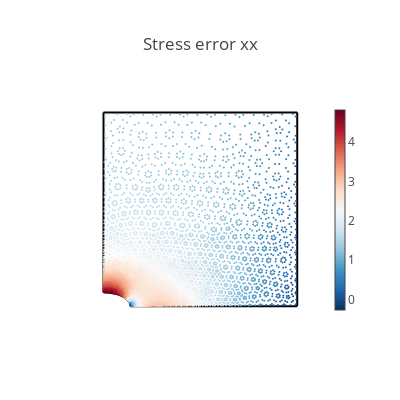
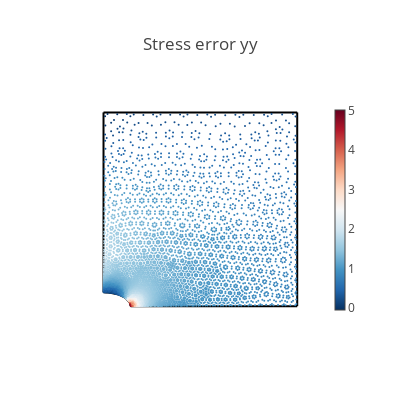
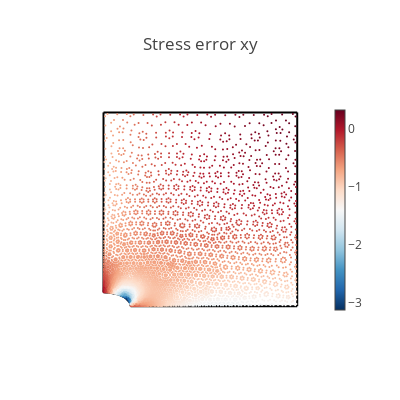
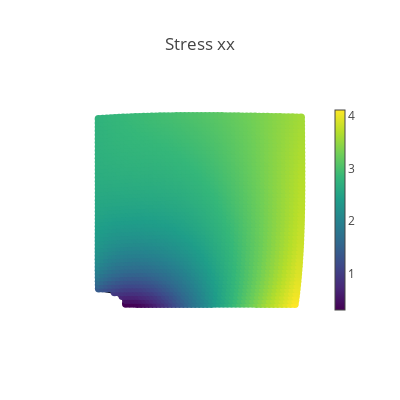

The notebook cell these images were saved under, in order:
### Code cell
# Create a validation domain different from the training domain
val_x, val_y = np.meshgrid(np.linspace(0, L, 50), np.linspace(0, L, 50))
val_domain = np.vstack([val_x.ravel(), val_y.ravel()]).T
mask = (
    ((val_domain[:, 0] ** 2) / (Rx**2)) + ((val_domain[:, 1] ** 2) / (Ry**2))
) > 1
val = torch.tensor(val_domain[mask], requires_grad=True).double()

# Compute model predictions on the validation domain
disp = net(val)
def_val = val + disp
stress = torch.vmap(sigma)(val)
mises = torch.sqrt(
    stress[:, 0, 0] ** 2
    + stress[:, 1, 1] ** 2
    - stress[:, 0, 0] * stress[:, 1, 1]
    + 3 * stress[:, 0, 1] ** 2
)
# print([loss.item() for loss in compute_les(val)])


@torch.no_grad()
def make_plot(x, y, variable, title, cmap=sequential.Viridis, size=8.0):
    fig = go.Figure()

    # Plot boundaries
    m = dict(color="black")
    fig.add_trace(go.Scatter(x=top[:, 0], y=top[:, 1], mode="lines", marker=m))
    fig.add_trace(go.Scatter(x=bottom[:, 0], y=bottom[:, 1], mode="lines", marker=m))
    fig.add_trace(go.Scatter(x=left[:, 0], y=left[:, 1], mode="lines", marker=m))
    fig.add_trace(go.Scatter(x=right[:, 0], y=right[:, 1], mode="lines", marker=m))
    fig.add_trace(go.Scatter(x=hole[:, 0], y=hole[:, 1], mode="lines", marker=m))

    # Plot variable values
    m = dict(color=variable, colorscale=cmap, size=size, colorbar=dict(thickness=10))
    fig.add_trace(go.Scatter(x=x, y=y, marker=m, mode="markers"))

    # plot settings
    fig.layout.yaxis.scaleanchor = "x"
    fig.update_layout(
        template="none", width=400, height=400, title=title, showlegend=False
    )
    fig.update_xaxes(visible=False)
    fig.update_yaxes(visible=False)
    fig.show()


# Compute data error
s_data = data_output[:, 0:3]
s_pred = torch.vmap(sigma)(data_input[:, 0:2])
ds_xx = s_data[:, 0] - s_pred[:, 0, 0]
ds_yy = s_data[:, 1] - s_pred[:, 1, 1]
ds_xy = s_data[:, 2] - s_pred[:, 0, 1]


# Plot stress errors
cmap = sequential.RdBu_r
make_plot(*data_input[:, 0:2].T, ds_xx, "Stress error xx", size=2.0, cmap=cmap)
make_plot(*data_input[:, 0:2].T, ds_yy, "Stress error yy", size=2.0, cmap=cmap)
make_plot(*data_input[:, 0:2].T, ds_xy, "Stress error xy", size=2.0, cmap=cmap)

# Plot stresses
make_plot(*def_val.T, stress[:, 0, 0], "Stress xx")
make_plot(*def_val.T, stress[:, 0, 1], "Stress xy")
make_plot(*def_val.T, stress[:, 1, 1], "Stress yy")
make_plot(*def_val.T, mises, "Mises stress")

# Plot displacements
make_plot(*def_val.T, disp[:, 0], "Displacement in x", cmap=sequential.Inferno)
make_plot(*def_val.T, disp[:, 1], "Displacement in y", cmap=sequential.Inferno)

### Figure 1 — Plotly figure (JSON) as saved in the notebook; plotly's stock layout.template omitted (floating-point values rounded to 4 significant figures; data arrays with more than 128 entries replaced by an {"elided": "..."} marker saying what was removed)
{"data": [{"marker": {"color": "black"}, "mode": "lines", "type": "scatter", "x": [0, 0.02564, 0.05128, 0.07692, 0.1026, 0.1282, 0.1538, 0.1795, 0.2051, 0.2308, 0.2564, 0.2821, 0.3077, 0.3333, 0.359, 0.3846, 0.4103, 0.4359, 0.4615, 0.4872, 0.5128, 0.5385, 0.5641, 0.5897, 0.6154, 0.641, 0.6667, 0.6923, 0.7179, 0.7436, 0.7692, 0.7949, 0.8205, 0.8462, 0.8718, 0.8974, 0.9231, 0.9487, 0.9744, 1], "y": [1, 1, 1, 1, 1, 1, 1, 1, 1, 1, 1, 1, 1, 1, 1, 1, 1, 1, 1, 1, 1, 1, 1, 1, 1, 1, 1, 1, 1, 1, 1, 1, 1, 1, 1, 1, 1, 1, 1, 1]}, {"marker": {"color": "black"}, "mode": "lines", "type": "scatter", "x": [0.14, 0.1661, 0.1921, 0.2182, 0.2442, 0.2703, 0.2964, 0.3224, 0.3485, 0.3745, 0.4006, 0.4267, 0.4527, 0.4788, 0.5048, 0.5309, 0.557, 0.583, 0.6091, 0.6352, 0.6612, 0.6873, 0.7133, 0.7394, 0.7655, 0.7915, 0.8176, 0.8436, 0.8697, 0.8958, 0.9218, 0.9479, 0.9739, 1], "y": [0, 0, 0, 0, 0, 0, 0, 0, 0, 0, 0, 0, 0, 0, 0, 0, 0, 0, 0, 0, 0, 0, 0, 0, 0, 0, 0, 0, 0, 0, 0, 0, 0, 0]}, {"marker": {"color": "black"}, "mode": "lines", "type": "scatter", "x": [0, 0, 0, 0, 0, 0, 0, 0, 0, 0, 0, 0, 0, 0, 0, 0, 0, 0, 0, 0, 0, 0, 0, 0, 0, 0, 0, 0, 0, 0, 0, 0, 0, 0, 0, 0, 0], "y": [0.07143, 0.09722, 0.123, 0.1488, 0.1746, 0.2004, 0.2262, 0.252, 0.2778, 0.3036, 0.3294, 0.3552, 0.381, 0.4067, 0.4325, 0.4583, 0.4841, 0.5099, 0.5357, 0.5615, 0.5873, 0.6131, 0.6389, 0.6647, 0.6905, 0.7163, 0.7421, 0.7679, 0.7937, 0.8194, 0.8452, 0.871, 0.8968, 0.9226, 0.9484, 0.9742, 1]}, {"marker": {"color": "black"}, "mode": "lines", "type": "scatter", "x": [1, 1, 1, 1, 1, 1, 1, 1, 1, 1, 1, 1, 1, 1, 1, 1, 1, 1, 1, 1, 1, 1, 1, 1, 1, 1, 1, 1, 1, 1, 1, 1, 1, 1, 1, 1, 1, 1, 1, 1], "y": [0, 0.02564, 0.05128, 0.07692, 0.1026, 0.1282, 0.1538, 0.1795, 0.2051, 0.2308, 0.2564, 0.2821, 0.3077, 0.3333, 0.359, 0.3846, 0.4103, 0.4359, 0.4615, 0.4872, 0.5128, 0.5385, 0.5641, 0.5897, 0.6154, 0.641, 0.6667, 0.6923, 0.7179, 0.7436, 0.7692, 0.7949, 0.8205, 0.8462, 0.8718, 0.8974, 0.9231, 0.9487, 0.9744, 1]}, {"marker": {"color": "black"}, "mode": "lines", "type": "scatter", "x": [0.14, 0.1393, 0.1373, 0.134, 0.1293, 0.1235, 0.1164, 0.1082, 0.09899, 0.08882, 0.07778, 0.066, 0.05358, 0.04064, 0.02731, 0.01372, 8.573e-18], "y": [0, 0.007001, 0.01394, 0.02073, 0.02733, 0.03367, 0.03968, 0.04531, 0.05051, 0.05522, 0.05939, 0.06299, 0.06599, 0.06835, 0.07006, 0.07108, 0.07143]}, {"marker": {"color": {"elided": "5526 float values"}, "colorbar": {"thickness": 10}, "colorscale": [[0, "rgb(5,48,97)"], [0.1, "rgb(33,102,172)"], [0.2, "rgb(67,147,195)"], [0.3, "rgb(146,197,222)"], [0.4, "rgb(209,229,240)"], [0.5, "rgb(247,247,247)"], [0.6, "rgb(253,219,199)"], [0.7, "rgb(244,165,130)"], [0.8, "rgb(214,96,77)"], [0.9, "rgb(178,24,43)"], [1, "rgb(103,0,31)"]], "size": 2}, "mode": "markers", "type": "scatter", "x": {"elided": "5526 float values"}, "y": {"elided": "5526 float values"}}], "layout": {"height": 400, "showlegend": false, "title": {"text": "Stress error xx"}, "width": 400, "xaxis": {"visible": false}, "yaxis": {"scaleanchor": "x", "visible": false}}}

### Figure 2 — Plotly figure (JSON) as saved in the notebook; plotly's stock layout.template omitted (floating-point values rounded to 4 significant figures; data arrays with more than 128 entries replaced by an {"elided": "..."} marker saying what was removed)
{"data": [{"marker": {"color": "black"}, "mode": "lines", "type": "scatter", "x": [0, 0.02564, 0.05128, 0.07692, 0.1026, 0.1282, 0.1538, 0.1795, 0.2051, 0.2308, 0.2564, 0.2821, 0.3077, 0.3333, 0.359, 0.3846, 0.4103, 0.4359, 0.4615, 0.4872, 0.5128, 0.5385, 0.5641, 0.5897, 0.6154, 0.641, 0.6667, 0.6923, 0.7179, 0.7436, 0.7692, 0.7949, 0.8205, 0.8462, 0.8718, 0.8974, 0.9231, 0.9487, 0.9744, 1], "y": [1, 1, 1, 1, 1, 1, 1, 1, 1, 1, 1, 1, 1, 1, 1, 1, 1, 1, 1, 1, 1, 1, 1, 1, 1, 1, 1, 1, 1, 1, 1, 1, 1, 1, 1, 1, 1, 1, 1, 1]}, {"marker": {"color": "black"}, "mode": "lines", "type": "scatter", "x": [0.14, 0.1661, 0.1921, 0.2182, 0.2442, 0.2703, 0.2964, 0.3224, 0.3485, 0.3745, 0.4006, 0.4267, 0.4527, 0.4788, 0.5048, 0.5309, 0.557, 0.583, 0.6091, 0.6352, 0.6612, 0.6873, 0.7133, 0.7394, 0.7655, 0.7915, 0.8176, 0.8436, 0.8697, 0.8958, 0.9218, 0.9479, 0.9739, 1], "y": [0, 0, 0, 0, 0, 0, 0, 0, 0, 0, 0, 0, 0, 0, 0, 0, 0, 0, 0, 0, 0, 0, 0, 0, 0, 0, 0, 0, 0, 0, 0, 0, 0, 0]}, {"marker": {"color": "black"}, "mode": "lines", "type": "scatter", "x": [0, 0, 0, 0, 0, 0, 0, 0, 0, 0, 0, 0, 0, 0, 0, 0, 0, 0, 0, 0, 0, 0, 0, 0, 0, 0, 0, 0, 0, 0, 0, 0, 0, 0, 0, 0, 0], "y": [0.07143, 0.09722, 0.123, 0.1488, 0.1746, 0.2004, 0.2262, 0.252, 0.2778, 0.3036, 0.3294, 0.3552, 0.381, 0.4067, 0.4325, 0.4583, 0.4841, 0.5099, 0.5357, 0.5615, 0.5873, 0.6131, 0.6389, 0.6647, 0.6905, 0.7163, 0.7421, 0.7679, 0.7937, 0.8194, 0.8452, 0.871, 0.8968, 0.9226, 0.9484, 0.9742, 1]}, {"marker": {"color": "black"}, "mode": "lines", "type": "scatter", "x": [1, 1, 1, 1, 1, 1, 1, 1, 1, 1, 1, 1, 1, 1, 1, 1, 1, 1, 1, 1, 1, 1, 1, 1, 1, 1, 1, 1, 1, 1, 1, 1, 1, 1, 1, 1, 1, 1, 1, 1], "y": [0, 0.02564, 0.05128, 0.07692, 0.1026, 0.1282, 0.1538, 0.1795, 0.2051, 0.2308, 0.2564, 0.2821, 0.3077, 0.3333, 0.359, 0.3846, 0.4103, 0.4359, 0.4615, 0.4872, 0.5128, 0.5385, 0.5641, 0.5897, 0.6154, 0.641, 0.6667, 0.6923, 0.7179, 0.7436, 0.7692, 0.7949, 0.8205, 0.8462, 0.8718, 0.8974, 0.9231, 0.9487, 0.9744, 1]}, {"marker": {"color": "black"}, "mode": "lines", "type": "scatter", "x": [0.14, 0.1393, 0.1373, 0.134, 0.1293, 0.1235, 0.1164, 0.1082, 0.09899, 0.08882, 0.07778, 0.066, 0.05358, 0.04064, 0.02731, 0.01372, 8.573e-18], "y": [0, 0.007001, 0.01394, 0.02073, 0.02733, 0.03367, 0.03968, 0.04531, 0.05051, 0.05522, 0.05939, 0.06299, 0.06599, 0.06835, 0.07006, 0.07108, 0.07143]}, {"marker": {"color": {"elided": "5526 float values"}, "colorbar": {"thickness": 10}, "colorscale": [[0, "rgb(5,48,97)"], [0.1, "rgb(33,102,172)"], [0.2, "rgb(67,147,195)"], [0.3, "rgb(146,197,222)"], [0.4, "rgb(209,229,240)"], [0.5, "rgb(247,247,247)"], [0.6, "rgb(253,219,199)"], [0.7, "rgb(244,165,130)"], [0.8, "rgb(214,96,77)"], [0.9, "rgb(178,24,43)"], [1, "rgb(103,0,31)"]], "size": 2}, "mode": "markers", "type": "scatter", "x": {"elided": "5526 float values"}, "y": {"elided": "5526 float values"}}], "layout": {"height": 400, "showlegend": false, "title": {"text": "Stress error yy"}, "width": 400, "xaxis": {"visible": false}, "yaxis": {"scaleanchor": "x", "visible": false}}}

### Figure 3 — Plotly figure (JSON) as saved in the notebook; plotly's stock layout.template omitted (floating-point values rounded to 4 significant figures; data arrays with more than 128 entries replaced by an {"elided": "..."} marker saying what was removed)
{"data": [{"marker": {"color": "black"}, "mode": "lines", "type": "scatter", "x": [0, 0.02564, 0.05128, 0.07692, 0.1026, 0.1282, 0.1538, 0.1795, 0.2051, 0.2308, 0.2564, 0.2821, 0.3077, 0.3333, 0.359, 0.3846, 0.4103, 0.4359, 0.4615, 0.4872, 0.5128, 0.5385, 0.5641, 0.5897, 0.6154, 0.641, 0.6667, 0.6923, 0.7179, 0.7436, 0.7692, 0.7949, 0.8205, 0.8462, 0.8718, 0.8974, 0.9231, 0.9487, 0.9744, 1], "y": [1, 1, 1, 1, 1, 1, 1, 1, 1, 1, 1, 1, 1, 1, 1, 1, 1, 1, 1, 1, 1, 1, 1, 1, 1, 1, 1, 1, 1, 1, 1, 1, 1, 1, 1, 1, 1, 1, 1, 1]}, {"marker": {"color": "black"}, "mode": "lines", "type": "scatter", "x": [0.14, 0.1661, 0.1921, 0.2182, 0.2442, 0.2703, 0.2964, 0.3224, 0.3485, 0.3745, 0.4006, 0.4267, 0.4527, 0.4788, 0.5048, 0.5309, 0.557, 0.583, 0.6091, 0.6352, 0.6612, 0.6873, 0.7133, 0.7394, 0.7655, 0.7915, 0.8176, 0.8436, 0.8697, 0.8958, 0.9218, 0.9479, 0.9739, 1], "y": [0, 0, 0, 0, 0, 0, 0, 0, 0, 0, 0, 0, 0, 0, 0, 0, 0, 0, 0, 0, 0, 0, 0, 0, 0, 0, 0, 0, 0, 0, 0, 0, 0, 0]}, {"marker": {"color": "black"}, "mode": "lines", "type": "scatter", "x": [0, 0, 0, 0, 0, 0, 0, 0, 0, 0, 0, 0, 0, 0, 0, 0, 0, 0, 0, 0, 0, 0, 0, 0, 0, 0, 0, 0, 0, 0, 0, 0, 0, 0, 0, 0, 0], "y": [0.07143, 0.09722, 0.123, 0.1488, 0.1746, 0.2004, 0.2262, 0.252, 0.2778, 0.3036, 0.3294, 0.3552, 0.381, 0.4067, 0.4325, 0.4583, 0.4841, 0.5099, 0.5357, 0.5615, 0.5873, 0.6131, 0.6389, 0.6647, 0.6905, 0.7163, 0.7421, 0.7679, 0.7937, 0.8194, 0.8452, 0.871, 0.8968, 0.9226, 0.9484, 0.9742, 1]}, {"marker": {"color": "black"}, "mode": "lines", "type": "scatter", "x": [1, 1, 1, 1, 1, 1, 1, 1, 1, 1, 1, 1, 1, 1, 1, 1, 1, 1, 1, 1, 1, 1, 1, 1, 1, 1, 1, 1, 1, 1, 1, 1, 1, 1, 1, 1, 1, 1, 1, 1], "y": [0, 0.02564, 0.05128, 0.07692, 0.1026, 0.1282, 0.1538, 0.1795, 0.2051, 0.2308, 0.2564, 0.2821, 0.3077, 0.3333, 0.359, 0.3846, 0.4103, 0.4359, 0.4615, 0.4872, 0.5128, 0.5385, 0.5641, 0.5897, 0.6154, 0.641, 0.6667, 0.6923, 0.7179, 0.7436, 0.7692, 0.7949, 0.8205, 0.8462, 0.8718, 0.8974, 0.9231, 0.9487, 0.9744, 1]}, {"marker": {"color": "black"}, "mode": "lines", "type": "scatter", "x": [0.14, 0.1393, 0.1373, 0.134, 0.1293, 0.1235, 0.1164, 0.1082, 0.09899, 0.08882, 0.07778, 0.066, 0.05358, 0.04064, 0.02731, 0.01372, 8.573e-18], "y": [0, 0.007001, 0.01394, 0.02073, 0.02733, 0.03367, 0.03968, 0.04531, 0.05051, 0.05522, 0.05939, 0.06299, 0.06599, 0.06835, 0.07006, 0.07108, 0.07143]}, {"marker": {"color": {"elided": "5526 float values"}, "colorbar": {"thickness": 10}, "colorscale": [[0, "rgb(5,48,97)"], [0.1, "rgb(33,102,172)"], [0.2, "rgb(67,147,195)"], [0.3, "rgb(146,197,222)"], [0.4, "rgb(209,229,240)"], [0.5, "rgb(247,247,247)"], [0.6, "rgb(253,219,199)"], [0.7, "rgb(244,165,130)"], [0.8, "rgb(214,96,77)"], [0.9, "rgb(178,24,43)"], [1, "rgb(103,0,31)"]], "size": 2}, "mode": "markers", "type": "scatter", "x": {"elided": "5526 float values"}, "y": {"elided": "5526 float values"}}], "layout": {"height": 400, "showlegend": false, "title": {"text": "Stress error xy"}, "width": 400, "xaxis": {"visible": false}, "yaxis": {"scaleanchor": "x", "visible": false}}}

### Figure 4 — Plotly figure (JSON) as saved in the notebook; plotly's stock layout.template omitted (floating-point values rounded to 4 significant figures; data arrays with more than 128 entries replaced by an {"elided": "..."} marker saying what was removed)
{"data": [{"marker": {"color": "black"}, "mode": "lines", "type": "scatter", "x": [0, 0.02564, 0.05128, 0.07692, 0.1026, 0.1282, 0.1538, 0.1795, 0.2051, 0.2308, 0.2564, 0.2821, 0.3077, 0.3333, 0.359, 0.3846, 0.4103, 0.4359, 0.4615, 0.4872, 0.5128, 0.5385, 0.5641, 0.5897, 0.6154, 0.641, 0.6667, 0.6923, 0.7179, 0.7436, 0.7692, 0.7949, 0.8205, 0.8462, 0.8718, 0.8974, 0.9231, 0.9487, 0.9744, 1], "y": [1, 1, 1, 1, 1, 1, 1, 1, 1, 1, 1, 1, 1, 1, 1, 1, 1, 1, 1, 1, 1, 1, 1, 1, 1, 1, 1, 1, 1, 1, 1, 1, 1, 1, 1, 1, 1, 1, 1, 1]}, {"marker": {"color": "black"}, "mode": "lines", "type": "scatter", "x": [0.14, 0.1661, 0.1921, 0.2182, 0.2442, 0.2703, 0.2964, 0.3224, 0.3485, 0.3745, 0.4006, 0.4267, 0.4527, 0.4788, 0.5048, 0.5309, 0.557, 0.583, 0.6091, 0.6352, 0.6612, 0.6873, 0.7133, 0.7394, 0.7655, 0.7915, 0.8176, 0.8436, 0.8697, 0.8958, 0.9218, 0.9479, 0.9739, 1], "y": [0, 0, 0, 0, 0, 0, 0, 0, 0, 0, 0, 0, 0, 0, 0, 0, 0, 0, 0, 0, 0, 0, 0, 0, 0, 0, 0, 0, 0, 0, 0, 0, 0, 0]}, {"marker": {"color": "black"}, "mode": "lines", "type": "scatter", "x": [0, 0, 0, 0, 0, 0, 0, 0, 0, 0, 0, 0, 0, 0, 0, 0, 0, 0, 0, 0, 0, 0, 0, 0, 0, 0, 0, 0, 0, 0, 0, 0, 0, 0, 0, 0, 0], "y": [0.07143, 0.09722, 0.123, 0.1488, 0.1746, 0.2004, 0.2262, 0.252, 0.2778, 0.3036, 0.3294, 0.3552, 0.381, 0.4067, 0.4325, 0.4583, 0.4841, 0.5099, 0.5357, 0.5615, 0.5873, 0.6131, 0.6389, 0.6647, 0.6905, 0.7163, 0.7421, 0.7679, 0.7937, 0.8194, 0.8452, 0.871, 0.8968, 0.9226, 0.9484, 0.9742, 1]}, {"marker": {"color": "black"}, "mode": "lines", "type": "scatter", "x": [1, 1, 1, 1, 1, 1, 1, 1, 1, 1, 1, 1, 1, 1, 1, 1, 1, 1, 1, 1, 1, 1, 1, 1, 1, 1, 1, 1, 1, 1, 1, 1, 1, 1, 1, 1, 1, 1, 1, 1], "y": [0, 0.02564, 0.05128, 0.07692, 0.1026, 0.1282, 0.1538, 0.1795, 0.2051, 0.2308, 0.2564, 0.2821, 0.3077, 0.3333, 0.359, 0.3846, 0.4103, 0.4359, 0.4615, 0.4872, 0.5128, 0.5385, 0.5641, 0.5897, 0.6154, 0.641, 0.6667, 0.6923, 0.7179, 0.7436, 0.7692, 0.7949, 0.8205, 0.8462, 0.8718, 0.8974, 0.9231, 0.9487, 0.9744, 1]}, {"marker": {"color": "black"}, "mode": "lines", "type": "scatter", "x": [0.14, 0.1393, 0.1373, 0.134, 0.1293, 0.1235, 0.1164, 0.1082, 0.09899, 0.08882, 0.07778, 0.066, 0.05358, 0.04064, 0.02731, 0.01372, 8.573e-18], "y": [0, 0.007001, 0.01394, 0.02073, 0.02733, 0.03367, 0.03968, 0.04531, 0.05051, 0.05522, 0.05939, 0.06299, 0.06599, 0.06835, 0.07006, 0.07108, 0.07143]}, {"marker": {"color": {"elided": "2476 float values"}, "colorbar": {"thickness": 10}, "colorscale": [[0, "#440154"], [0.1111, "#482878"], [0.2222, "#3e4989"], [0.3333, "#31688e"], [0.4444, "#26828e"], [0.5556, "#1f9e89"], [0.6667, "#35b779"], [0.7778, "#6ece58"], [0.8889, "#b5de2b"], [1, "#fde725"]], "size": 8}, "mode": "markers", "type": "scatter", "x": {"elided": "2476 float values"}, "y": {"elided": "2476 float values"}}], "layout": {"height": 400, "showlegend": false, "title": {"text": "Stress xx"}, "width": 400, "xaxis": {"visible": false}, "yaxis": {"scaleanchor": "x", "visible": false}}}
